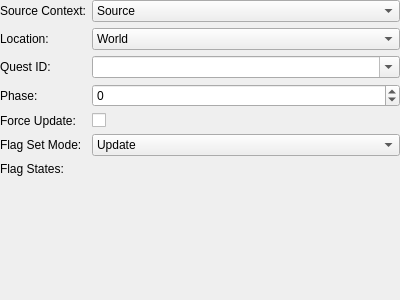
<?xml version="1.0" encoding="UTF-8"?>
<ui version="4.0">
 <class>ActionUpdateQuest</class>
 <widget class="QWidget" name="ActionUpdateQuest">
  <property name="geometry">
   <rect>
    <x>0</x>
    <y>0</y>
    <width>400</width>
    <height>300</height>
   </rect>
  </property>
  <layout class="QVBoxLayout" name="verticalLayout">
   <property name="margin">
    <number>0</number>
   </property>
   <item>
    <layout class="QFormLayout" name="formLayout">
     <property name="fieldGrowthPolicy">
      <enum>QFormLayout::AllNonFixedFieldsGrow</enum>
     </property>
     <item row="0" column="0">
      <widget class="QLabel" name="label_2">
       <property name="text">
        <string>Source Context:</string>
       </property>
      </widget>
     </item>
     <item row="0" column="1">
      <widget class="QComboBox" name="sourceContext">
       <item>
        <property name="text">
         <string>Source</string>
        </property>
       </item>
       <item>
        <property name="text">
         <string>Party</string>
        </property>
       </item>
       <item>
        <property name="text">
         <string>All</string>
        </property>
       </item>
      </widget>
     </item>
     <item row="1" column="0">
      <widget class="QLabel" name="label_3">
       <property name="text">
        <string>Location:</string>
       </property>
      </widget>
     </item>
     <item row="1" column="1">
      <widget class="QComboBox" name="location">
       <item>
        <property name="text">
         <string>World</string>
        </property>
       </item>
       <item>
        <property name="text">
         <string>Channel</string>
        </property>
       </item>
       <item>
        <property name="text">
         <string>Instance</string>
        </property>
       </item>
       <item>
        <property name="text">
         <string>Zone</string>
        </property>
       </item>
      </widget>
     </item>
     <item row="3" column="0">
      <widget class="QLabel" name="label_7">
       <property name="text">
        <string>Phase:</string>
       </property>
      </widget>
     </item>
     <item row="4" column="0">
      <widget class="QLabel" name="label_5">
       <property name="text">
        <string>Force Update:</string>
       </property>
      </widget>
     </item>
     <item row="5" column="0">
      <widget class="QLabel" name="label_4">
       <property name="text">
        <string>Flag Set Mode:</string>
       </property>
      </widget>
     </item>
     <item row="5" column="1">
      <widget class="QComboBox" name="flagSetMode">
       <item>
        <property name="text">
         <string>Update</string>
        </property>
       </item>
       <item>
        <property name="text">
         <string>Increment</string>
        </property>
       </item>
       <item>
        <property name="text">
         <string>Decrement</string>
        </property>
       </item>
      </widget>
     </item>
     <item row="6" column="0">
      <widget class="QLabel" name="label">
       <property name="text">
        <string>Flag States:</string>
       </property>
      </widget>
     </item>
     <item row="6" column="1">
      <widget class="ActionMap" name="flagStates" native="true"/>
     </item>
     <item row="2" column="0">
      <widget class="QLabel" name="label_6">
       <property name="text">
        <string>Quest ID:</string>
       </property>
      </widget>
     </item>
     <item row="2" column="1">
      <widget class="QComboBox" name="questID">
       <property name="sizePolicy">
        <sizepolicy hsizetype="Expanding" vsizetype="Fixed">
         <horstretch>0</horstretch>
         <verstretch>0</verstretch>
        </sizepolicy>
       </property>
       <property name="editable">
        <bool>true</bool>
       </property>
      </widget>
     </item>
     <item row="3" column="1">
      <widget class="QSpinBox" name="phase">
       <property name="minimum">
        <number>-128</number>
       </property>
       <property name="maximum">
        <number>127</number>
       </property>
      </widget>
     </item>
     <item row="4" column="1">
      <widget class="QCheckBox" name="forceUpdate"/>
     </item>
    </layout>
   </item>
  </layout>
 </widget>
 <customwidgets>
  <customwidget>
   <class>ActionMap</class>
   <extends>QWidget</extends>
   <header>ActionMap.h</header>
   <container>1</container>
  </customwidget>
 </customwidgets>
 <resources/>
 <connections/>
</ui>
